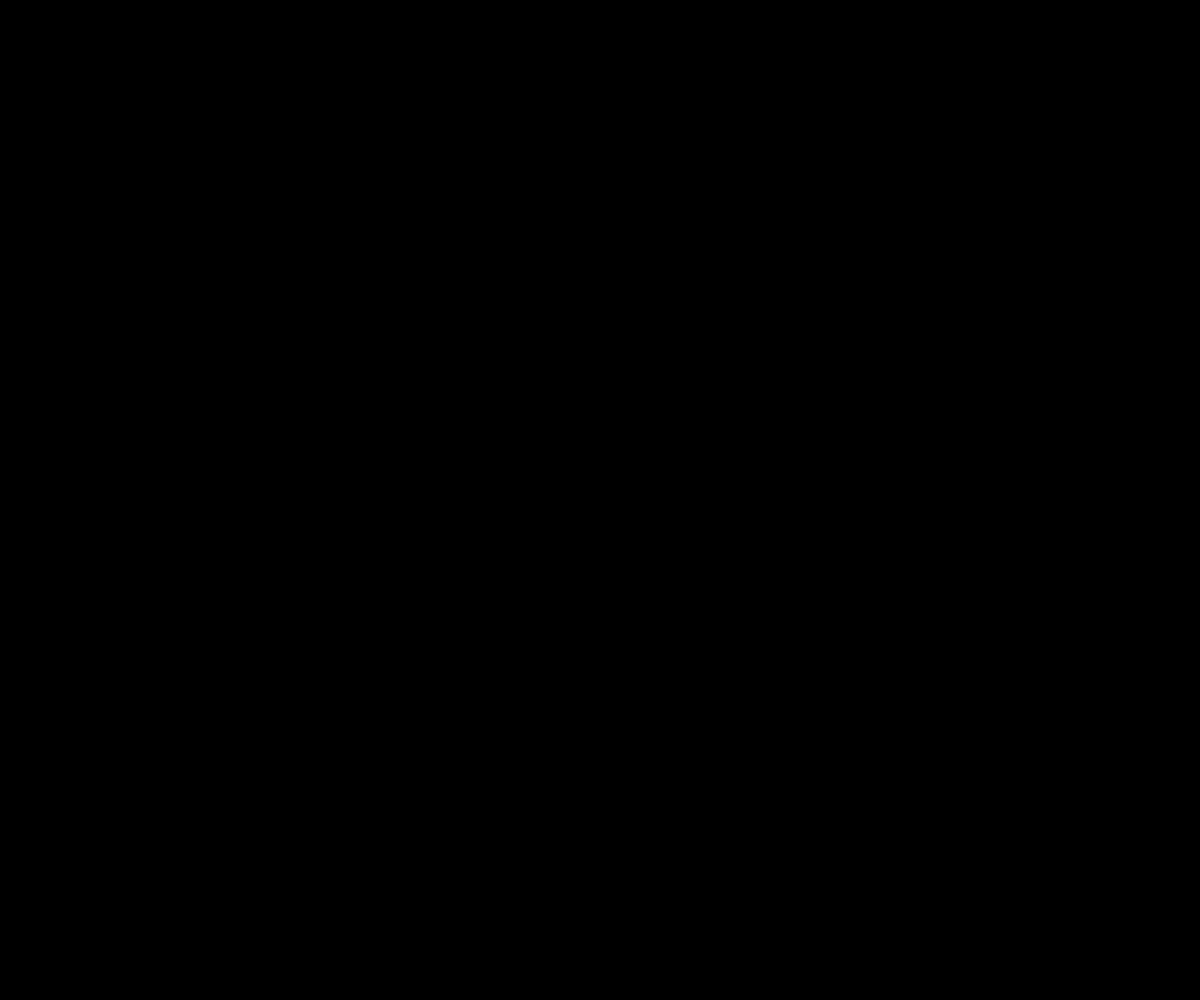
Frame 1 (no input)
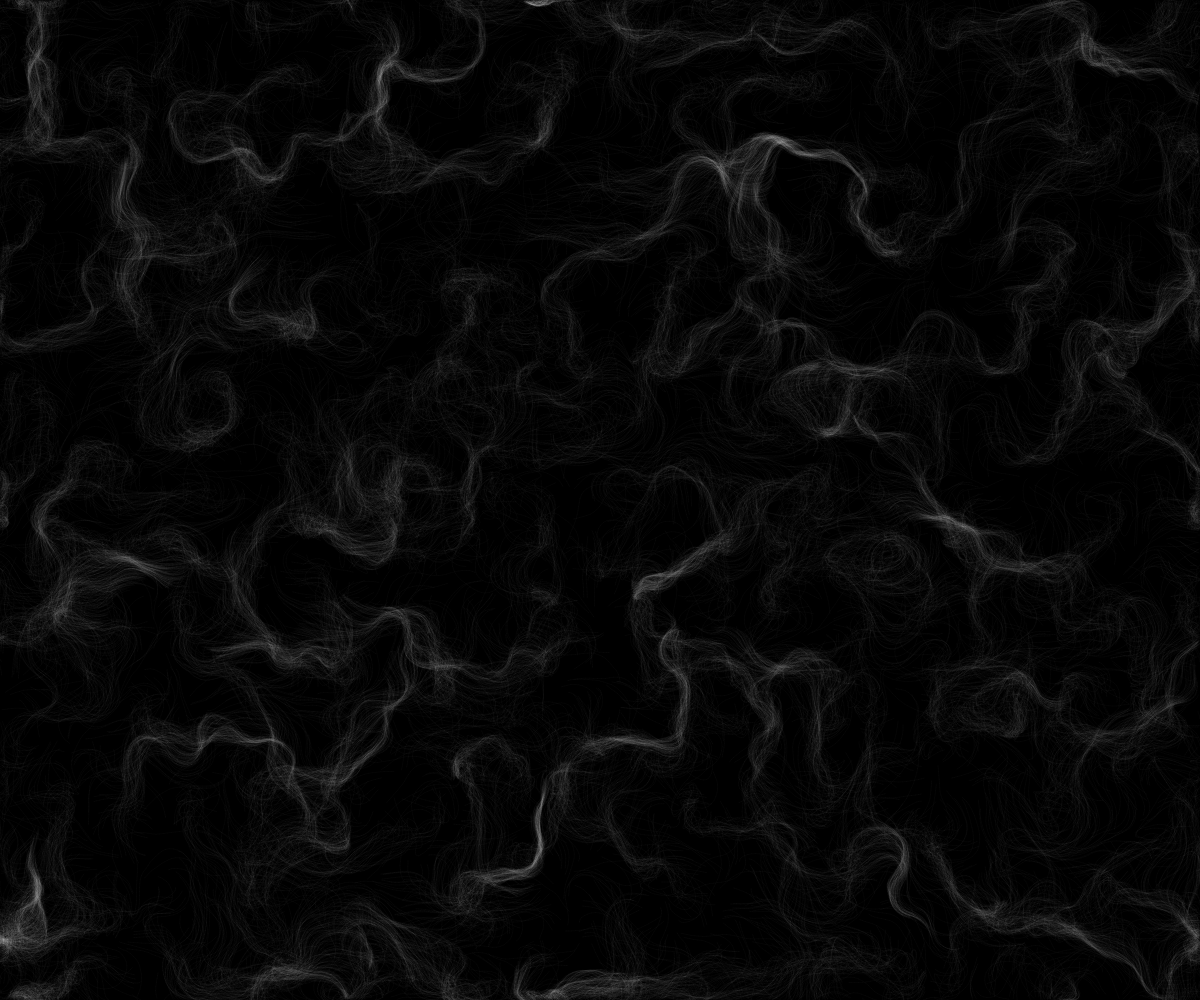
Frame 60 (no input)
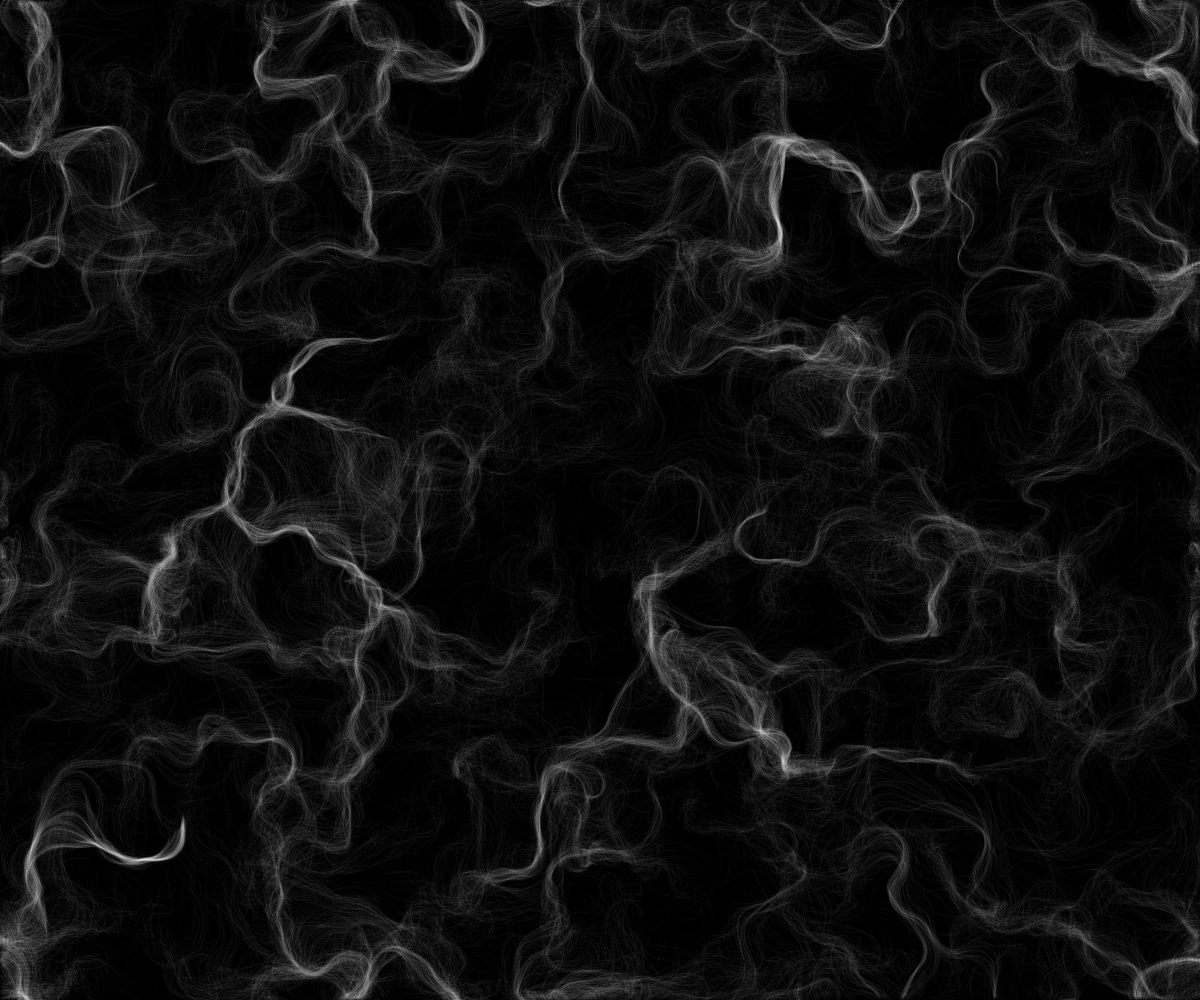
Frame 120 (the mouse pressed at the canvas centre since frame 60)

The p5.js sketch that drew these frames (run headless with seeded random() and noise() and a simulated clock; from frame 60 on, the mouse is pressed at the canvas centre):

// p5.js sketch
// ── sketch.js
let zoff = 0;
let inc = 0.1;

let scl = 10;
let cols, rows;

let particles = [];
let flowflied;

function setup() {
    createCanvas(windowWidth, windowHeight);
    background(0);

    cols = floor(width / scl);
    rows = floor(height / scl);

    for (let index = 0; index < 10000; index++) {
        particles[index] = new Particle();
    }

    flowflied = new Array(cols * rows);
    // frameRate(60);
}

function draw() {
    let xoff = 0;
    for (let x = 0; x < cols; x++) {
        let yoff = 0;
        for (let y = 0; y < rows; y++) {
            let index = x * rows + y;
            let angle = map(noise(xoff, yoff, zoff), 0, 1, 0, 4 * TWO_PI);
            let v = p5.Vector.fromAngle(angle);
            v.setMag(1); // 设置力的大小
            flowflied[index] = v;

            // push();
            // translate(x * scl, y * scl);
            // rotate(v.heading());
            // stroke(255, 50);
            // line(0, 0, scl, 0);
            // pop();

            yoff += inc;
        }

        xoff += inc;
    }

    zoff += 0.01;

    for (let index = 0; index < particles.length; index++) {
        particles[index].follow(flowflied);
        particles[index].update();
        particles[index].edge();
        particles[index].show();
    }
}
// ── particle.js
class Particle {
    constructor() {
        this.pos = createVector(random(width), random(height));
        this.vel = createVector(0, 0);
        this.acc = createVector(0, 0);
        this.max_vel = 4;

        this.prev_pos = this.pos.copy();
    }

    update() {
        this.vel.add(this.acc);
        this.vel.limit(this.max_vel);
        this.pos.add(this.vel);
        this.acc.mult(0);
    }

    addForce(force) {
        this.acc.add(force);
    }

    show() {
        stroke(255, 5);
        line(this.pos.x, this.pos.y, this.prev_pos.x, this.prev_pos.y);
        this.updatePrevPos();
    }

    updatePrevPos() {
        this.prev_pos = this.pos.copy();
    }

    edge() {
        if (this.pos.x > width) {
            this.pos.x = 0;
            this.updatePrevPos();
        }
        if (this.pos.x < 0) {
            this.pos.x = width;
            this.updatePrevPos();
        }
        if (this.pos.y > height) {
            this.pos.y = 0;
            this.updatePrevPos();
        }
        if (this.pos.y < 0) {
            this.pos.y = height;
            this.updatePrevPos();
        }
    }

    follow(flowflied) {
        let x = floor(this.pos.x / scl);
        let y = floor(this.pos.y / scl);
        let index = x * rows + y;

        let force = flowflied[index];
        this.addForce(force);
    }
}
